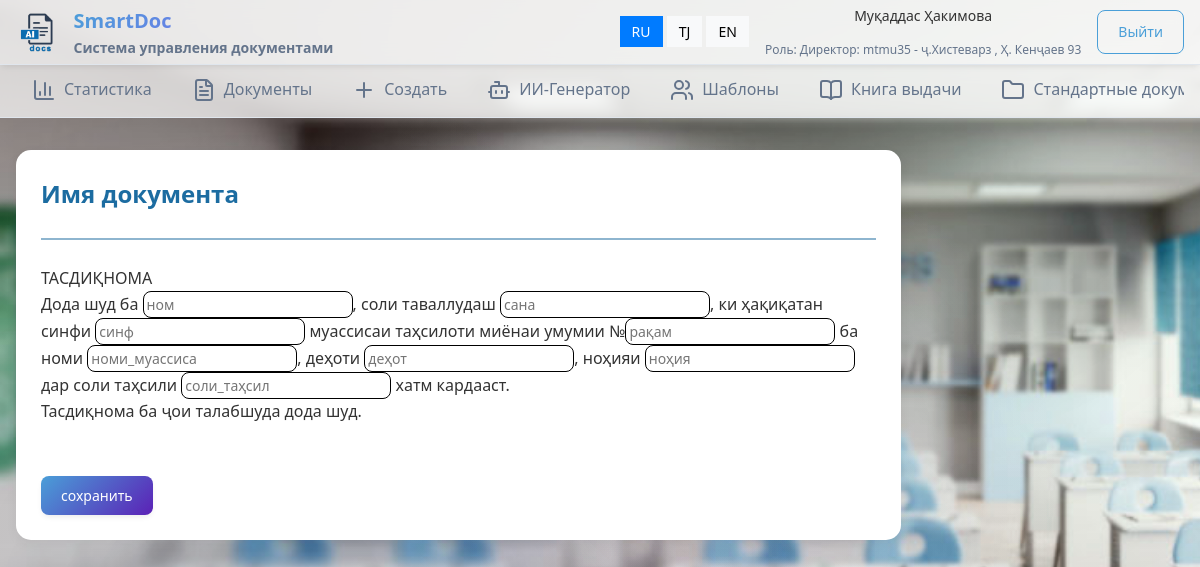
Before: /fill-1 (signed in) with the older database file.
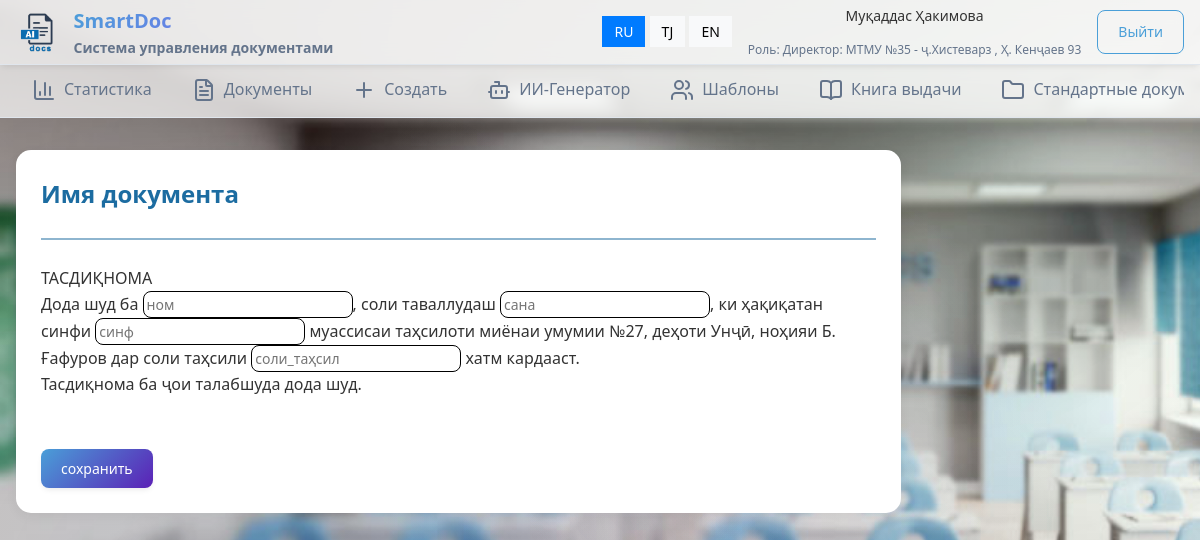
After: the same page with the newer database file.
### main/models.py (models this page shows, shortened)
class User(AbstractUser):
    ROLE_CHOICES = (
        ('director', 'Директор'),
        ('secretary', 'Секретарь'),
        ('teacher', 'Учитель'),
    )
    avatar=models.ImageField(upload_to='avatars/' ,default='avatars/default.png')
    role = models.CharField(max_length=20, choices=ROLE_CHOICES)
    school = models.ForeignKey(School, on_delete=models.CASCADE, null=True, blank=True)

class School(models.Model):
    name = models.CharField(max_length=255)
    address = models.TextField(blank=True)
    email = models.EmailField(blank=True)
    tel=models.CharField(max_length=20, blank=True)
    headletter=models.FileField(upload_to='headletters/', null=True, blank=True)
    approved=models.BooleanField(default=False)
    created_at = models.DateTimeField(auto_now_add=True)
    def __str__(self):
        return f'{self.name} - {self.address}'

### main/views.py (the view)
# urls.py: path('fill-<int:id>',fill_template,name='fill_template'),
@login_required
def fill_template(request, id):
    data = {}
    template_text = Template.objects.get(id=id)
    data['title'] = template_text.title + f'{datetime.datetime.now().strftime(" %d.%m.%Y")}'
    template_text_content = template_text.content
    if request.method == 'POST':
        form = DocumentForm(request.POST)
        res = template_text_content
        for k, v in request.POST.items():
            if k != 'csrfmiddlewaretoken':
                res = re.sub(r'\{\{\s*' + re.escape(k) + r'\s*\}\}', v, res)
        data['res'] = res
        data['form'] = form
    else:
        def replace_var(match):
            var_name = match.group(1)
            return f'<input type="text" class="fill" name="{var_name}" placeholder="{var_name}">'
        rendered_text = re.sub(r'\{\{\s*([\wа-яА-яёЁ\-]+)\s*\}\}', replace_var, template_text_content)
        data['data'] = rendered_text
    return render(request, 'main/fill_template.html', data)

### main/templates/main/fill_template.html (shortened to what this page needs)
{% extends "main/base.html" %}
{% load static %}
{% block extra_css %}
<link rel="stylesheet" href="{% static 'css/styles.css' %}">
{% endblock extra_css %}
{% block content %}
<div class="content-area">
    <div class="content-header">
        <h2 class="content-title" data-i18n="document_name">Имя документа</h2>
    </div>
    <hr style="border:0; height:2px; background-color:#8eb5cf;"><br>
    {% if form_errors %}
        {{form_errors|safe}}
    {% else %}
        <form method="post">
            {{data|safe}}
            <button type="submit" class="btn btn-primary" data-i18n="save">save</button>
        </form>
    {% endif %}
</div>
{% endblock content %}

### main/templates/main/base.html (shortened to what this page needs)
<!DOCTYPE html>
{% load static %}
<html lang="ru">
<head>
    <link rel="stylesheet" href="{% static 'css/main.css' %}">
    <link rel="stylesheet" href="{% static 'css/style.css' %}">
    {% block extra_css %}{% endblock %}
</head>
<body>
    {% if user.is_authenticated %}
    <header class="header">
        <div class="header-container">
            <div class="header-left">
                <div class="logo">
                    <img src="{% static 'image/logo.png' %}" alt="Logo" class="logo-image" height="40px">
                    <div class="logo-text">
                        <h1 data-i18n="logo_title">SmartDoc</h1>
                        <p data-i18n="logo_subtitle">Система управления документами</p>
                    </div>
                </div>
            </div>
            <div class="header-right">
                <div class="language-switcher">
                    <button class="lang-btn" data-lang="ru" onclick="changeLanguage('ru')">RU</button>
                    <button class="lang-btn" data-lang="tj" onclick="changeLanguage('tj')">TJ</button>
                    <button class="lang-btn" data-lang="en" onclick="changeLanguage('en')">EN</button>
                </div>
                <div class="user-info">
                    <span>{{ user.first_name }} {{ user.last_name }}</span>
                    <span class="user-role"><span data-i18n="role">Роль</span>: {{ user.get_role_display }}: {{user.school}}</span>
                </div>
                <a href="{% url 'logout' %}" class="btn btn-outline" data-i18n="logout">Выйти</a>
            </div>
        </div>
    </header>
    <nav class="navigation">
        <div class="nav-container">
            <div class="nav-tabs">
                <a href="{% url 'index' %}" class="nav-tab {% if request.resolver_match.url_name == 'index' %}active{% endif %}">
                    <i data-lucide="bar-chart-3"></i>
                    <span data-i18n="statistics">Статистика</span>
                </a>
                <a href="{% url 'documents' %}" class="nav-tab {% if request.resolver_match.url_name == 'documents' %}active{% endif %}">
                    <i data-lucide="file-text"></i>
                    <span data-i18n="documents">Документы</span>
                </a>
                <a href="{% url 'document_create' %}" class="nav-tab {% if request.resolver_match.url_name == 'document_create' %}active{% endif %}">
                    <i data-lucide="plus"></i>
                    <span data-i18n="create">Создать</span>
                </a>
                <a href="{% url 'ai' %}" class="nav-tab {% if request.resolver_match.url_name == 'ai' %}active{% endif %}">
                    <i data-lucide="bot"></i>
                    <span data-i18n="ai_generator">ИИ-Генератор</span>
                </a>
                <a href="{% url 'templates' %}" class="nav-tab {% if request.resolver_match.url_name == 'templates' %}active{% endif %}">
                    <i data-lucide="users"></i>
                    <span data-i18n="head_templates">Шаблоны</span>
                </a>
                <a href="{% url 'export_book' %}" class="nav-tab {% if request.resolver_match.url_name == 'export_book' %}active{% endif %}">
                    <i data-lucide="book-open"></i>
                    <span data-i18n="head_export">Книга выдачи</span>
                </a>
                <a href="{% url 'standard_docs' %}" class="nav-tab {% if request.resolver_match.url_name == 'standard_docs' %}active{% endif %}">
                    <i data-lucide="folder"></i>
                    <span data-i18n="head_standard">Стандартные документы</span>
                </a>
            </div>
        </div>
    </nav>
    {% endif %}
    <main class="main-content">
        {% block content %}{% endblock %}
    </main>
</body>
</html>

Changed rows visible on the page:
changed User "Муқаддас": school "mtmu35 - ҷ.Хистеварз , Ҳ. Кенҷаев 93" → "МТМУ №35 - ҷ.Хистеварз , Ҳ. Кенҷаев 93"
Other visible differences:
text no longer shown: "ТАСДИҚНОМА Дода шуд ба , соли таваллудаш , ки ҳақиқатан синфи муассисаи таҳсилоти миёнаи умумии № ба номи , деҳоти , ноҳияи дар соли таҳсили хатм кардааст. Тасдиқнома ба ҷои талабшуда дода шуд."
text now shown: "ТАСДИҚНОМА Дода шуд ба , соли таваллудаш , ки ҳақиқатан синфи муассисаи таҳсилоти миёнаи умумии №27, деҳоти Унҷӣ, ноҳияи Б. Ғафуров дар соли таҳсили хатм кардааст. Тасдиқнома ба ҷои талабшуда дода шуд."
